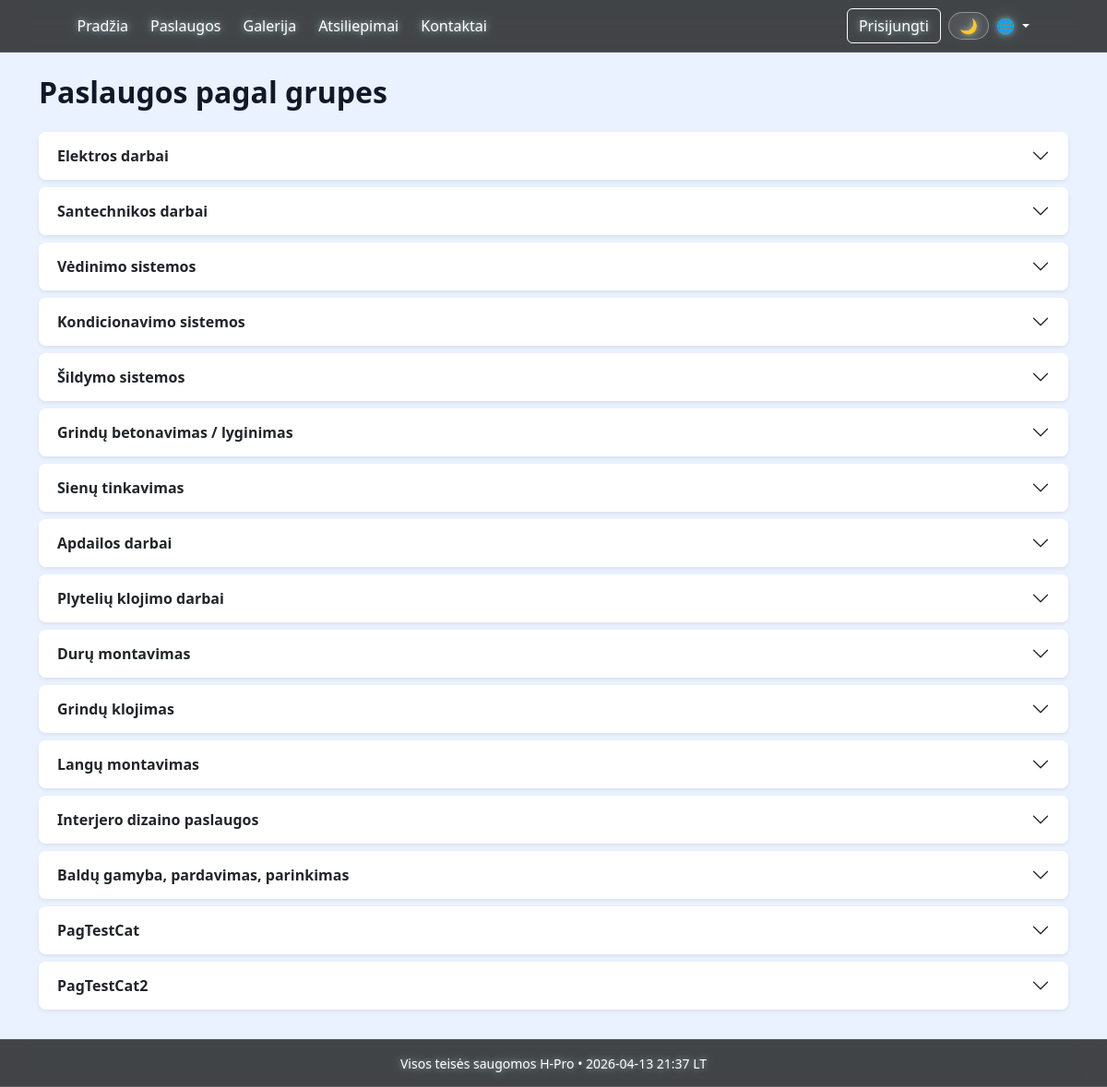
/services/, run on an earlier commit of the app's database.
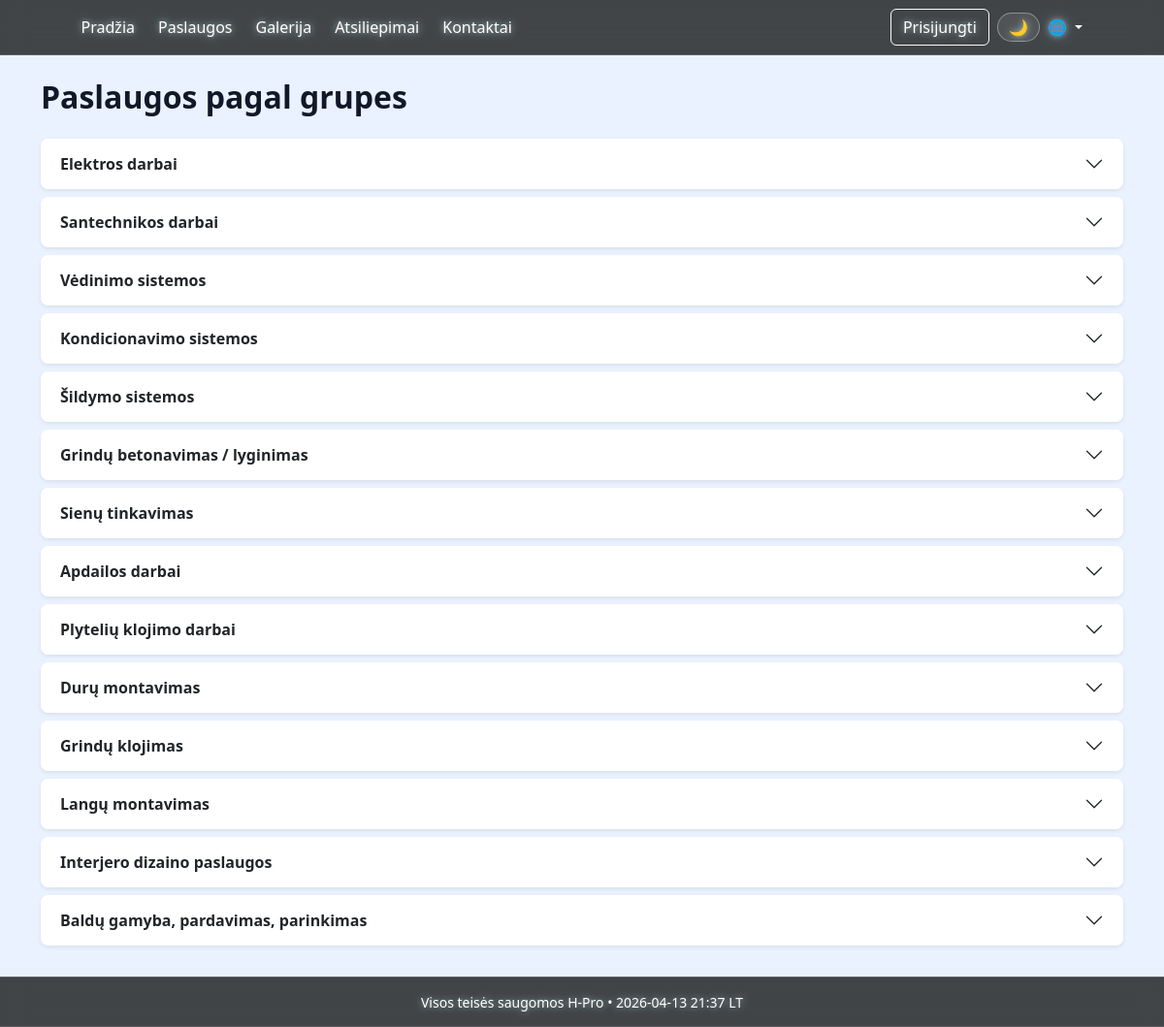
And on a later commit of the database.
### services/models.py (models this page shows, shortened)
class ServiceCategory(models.Model):
    name = models.CharField(max_length=100, unique=True)
    description = models.TextField(blank=True, null=True)
    class Meta:
        verbose_name = _("Paslaugų kategorija")
        verbose_name_plural = _("Paslaugų kategorijos")
        ordering = ['id']

### services/views.py (the view)
# urls.py: path('', views.services_home, name='services_home'),
def services_home(request):
    categories = ServiceCategory.objects.prefetch_related('services').all()
    return render(request, 'services/services_list.html', {'categories': categories})

### main/context_processors.py (called while the page is built)
def company_info(request):
    return {
        'company_info': settings.COMPANY_INFO,
    }

### services/templates/services/services_list.html (shortened to what this page needs)
{% extends 'main/base.html' %}
{% load i18n %}
{% block content %}
<div class="container py-4">
    <h2 class="fw-bold mb-4">{% trans "Paslaugos pagal grupes" %}</h2>
    <div class="accordion" id="servicesAccordion">
        {% for category in categories %}
        <div class="accordion-item mb-2 border-0 shadow-sm rounded-3 overflow-hidden">
            <h2 class="accordion-header" id="heading{{ category.id }}">
                <button class="accordion-button collapsed fw-semibold" type="button" data-bs-toggle="collapse" data-bs-target="#categoryCollapse{{ category.id }}" aria-expanded="false" aria-controls="categoryCollapse{{ category.id }}">
                    {{ category.name }}
                </button>
            </h2>
        </div>
        {% empty %}
        <div class="alert alert-info">{% trans "Paslaugų kategorijų dar nėra." %}</div>
        {% endfor %}
    </div>
</div>
{% endblock %}

What changed in the data, as far as the page shows it:
removed ServiceCategory: name "PagTestCat"
removed ServiceCategory: name "PagTestCat2"
